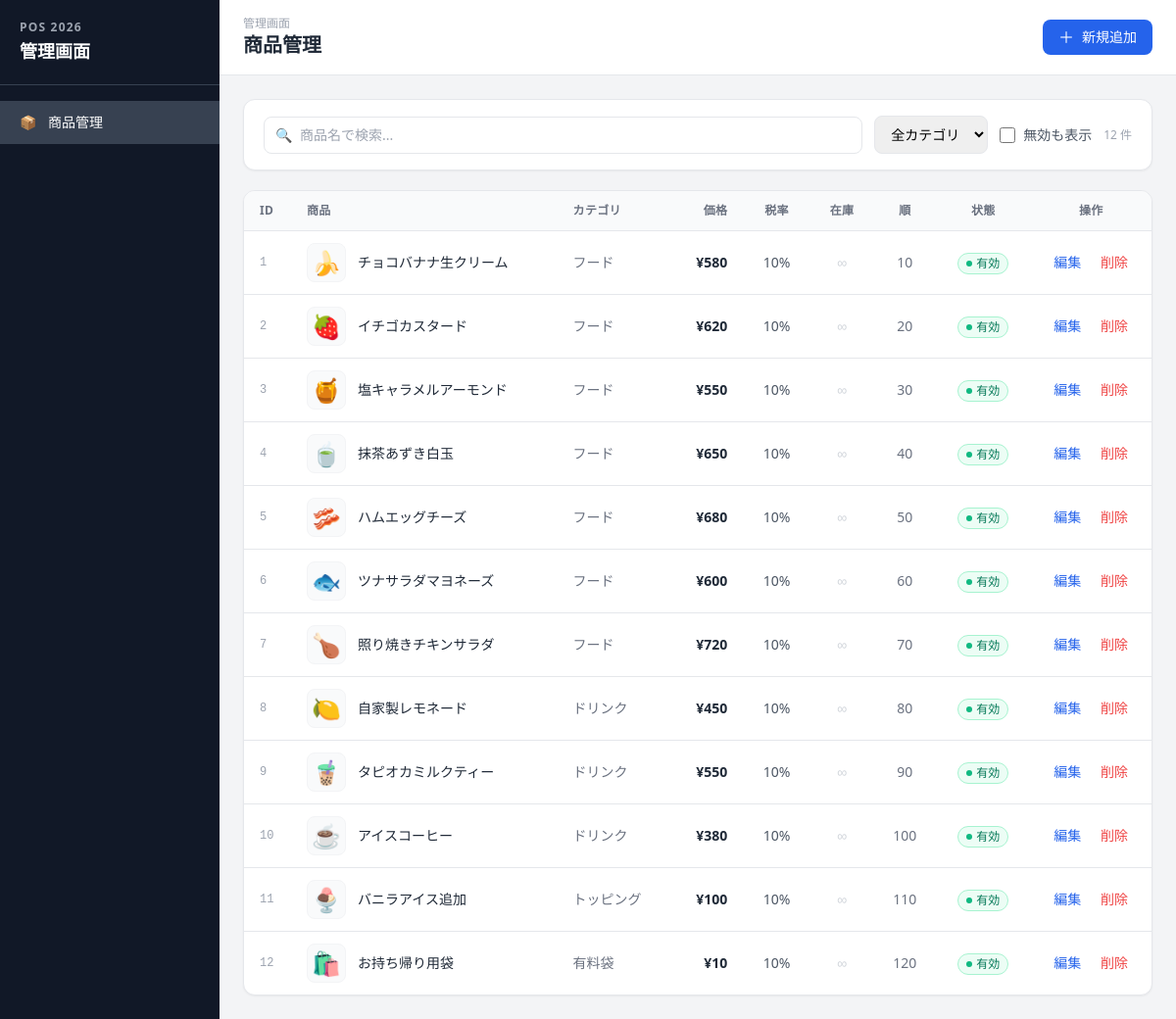
/admin/products.php, run on the app's committed database.
### tables this page shows
CREATE TABLE IF NOT EXISTS products (
    id BIGINT UNSIGNED NOT NULL AUTO_INCREMENT,
    category_id BIGINT UNSIGNED NULL,
    name VARCHAR(150) NOT NULL,
    price INT UNSIGNED NOT NULL,
    tax_rate DECIMAL(5,2) NOT NULL DEFAULT 10.00,
    tax_type VARCHAR(20) NOT NULL DEFAULT 'standard',
    icon VARCHAR(20) NULL,
    image_path VARCHAR(255) NULL,
    stock_quantity INT NULL,
    is_active TINYINT(1) NOT NULL DEFAULT 1,
    display_order INT NOT NULL DEFAULT 0,
    created_at DATETIME NOT NULL DEFAULT CURRENT_TIMESTAMP,
    updated_at DATETIME NOT NULL DEFAULT CURRENT_TIMESTAMP ON UPDATE CURRENT_TIMESTAMP,
    PRIMARY KEY (id),
    KEY idx_products_category (category_id),
    KEY idx_products_active_order (is_active, display_order),
    CONSTRAINT fk_products_category
        FOREIGN KEY (category_id) REFERENCES categories (id)
        ON UPDATE CASCADE
        ON DELETE SET NULL
);

CREATE TABLE IF NOT EXISTS categories (
    id BIGINT UNSIGNED NOT NULL AUTO_INCREMENT,
    name VARCHAR(100) NOT NULL,
    display_order INT NOT NULL DEFAULT 0,
    is_active TINYINT(1) NOT NULL DEFAULT 1,
    created_at DATETIME NOT NULL DEFAULT CURRENT_TIMESTAMP,
    updated_at DATETIME NOT NULL DEFAULT CURRENT_TIMESTAMP ON UPDATE CURRENT_TIMESTAMP,
    PRIMARY KEY (id),
    UNIQUE KEY uq_categories_name (name),
    KEY idx_categories_active_order (is_active, display_order)
);

### src/Repositories/ProductRepository.php (called while the page is built, shortened)
<?php
final class ProductRepository
{
    public function findAll(array $filters = []): array
    {
        $conditions = [];
        $params = [];
        $sql = $this->selectSql();
        $sql .= ' ORDER BY p.display_order ASC, p.id ASC';
        $stmt = $this->pdo->prepare($sql);
        $stmt->execute($params);
        return $stmt->fetchAll();
    }
    private function selectSql(): string
    {
        return 'SELECT
                    p.id,
                    p.category_id,
                    c.name AS category_name,
                    p.name,
                    p.price,
                    p.tax_rate,
                    p.tax_type,
                    p.icon,
                    p.image_path,
                    p.stock_quantity,
                    p.is_active,
                    p.display_order,
                    p.created_at,
                    p.updated_at
                FROM products p
                LEFT JOIN categories c ON c.id = p.category_id';
    }
}

### public/admin/products.php (the view, shortened to what this page needs)
<?php
$pdo = Database::pdo();
$productRepo = new ProductRepository($pdo);
$products   = $productRepo->findAll(['include_inactive' => true]);
function imgUrl(string|null $path): string|null
{
    if ($path === null || $path === '') {
        return null;
    }
    return '../' . htmlspecialchars($path, ENT_QUOTES);
}
?>
<!DOCTYPE html>
<html lang="ja">
<head>
    <script src="https://cdn.tailwindcss.com"></script>
</head>
<body class="bg-gray-100 min-h-screen">
<div class="flex h-screen overflow-hidden">
    <aside class="w-56 bg-gray-900 text-white flex-shrink-0 flex flex-col">
        <div class="px-5 py-5 border-b border-gray-700">
            <p class="text-xs font-semibold text-gray-400 uppercase tracking-widest">POS 2026</p>
            <p class="text-lg font-bold mt-0.5">管理画面</p>
        </div>
        <nav class="flex-1 py-4">
            <a href="products.php"
               class="flex items-center gap-3 px-5 py-3 bg-gray-700 text-white font-medium text-sm">
                <span>📦</span>商品管理
            </a>
        </nav>
    </aside>
    <div class="flex-1 flex flex-col overflow-hidden">
        <header class="bg-white border-b px-6 py-4 flex items-center justify-between flex-shrink-0">
            <div>
                <p class="text-xs text-gray-400">管理画面</p>
                <h1 class="text-xl font-bold text-gray-800">商品管理</h1>
            </div>
            <a href="?new=1"
               class="inline-flex items-center gap-2 bg-blue-600 hover:bg-blue-700 text-white text-sm font-medium px-4 py-2 rounded-lg transition-colors">
                <span class="text-base leading-none">＋</span>新規追加
            </a>
        </header>
        <main class="flex-1 overflow-auto p-6">
            <div class="bg-white rounded-xl shadow-sm border px-5 py-4 mb-5 flex flex-wrap items-center gap-3">
                <div class="relative flex-1 min-w-48">
                    <span class="absolute left-3 top-1/2 -translate-y-1/2 text-gray-400 text-sm">🔍</span>
                    <input type="text" id="searchInput" placeholder="商品名で検索..."
                           class="w-full pl-9 pr-3 py-2 border rounded-lg text-sm focus:outline-none focus:ring-2 focus:ring-blue-500"
                           oninput="applyFilter()">
                </div>
                <select id="categoryFilter" onchange="applyFilter()"
                        class="border rounded-lg px-3 py-2 text-sm focus:outline-none focus:ring-2 focus:ring-blue-500">
                    <option value="">全カテゴリ</option>
                </select>
                <label class="flex items-center gap-2 text-sm text-gray-600 cursor-pointer select-none">
                    <input type="checkbox" id="showInactive" onchange="applyFilter()" class="w-4 h-4 rounded accent-blue-600">
                    無効も表示
                </label>
                <span class="text-xs text-gray-400 ml-auto" id="countLabel"></span>
            </div>
            <div class="bg-white rounded-xl shadow-sm border overflow-hidden">
                <table class="w-full text-sm">
                    <thead>
                        <tr class="bg-gray-50 border-b text-xs font-semibold text-gray-500 uppercase tracking-wide">
                            <th class="text-left px-4 py-3 w-12">ID</th>
                            <th class="text-left px-4 py-3">商品</th>
                            <th class="text-left px-4 py-3">カテゴリ</th>
                            <th class="text-right px-4 py-3">価格</th>
                            <th class="text-center px-4 py-3">税率</th>
                            <th class="text-center px-4 py-3">在庫</th>
                            <th class="text-center px-4 py-3 w-16">順</th>
                            <th class="text-center px-4 py-3">状態</th>
                            <th class="text-center px-4 py-3 w-28">操作</th>
                        </tr>
                    </thead>
                    <tbody id="productTable">
                    <?php foreach ($products as $p): ?>
                    <?php $thumb = imgUrl($p['image_path'] ?? null); ?>
                    <tr class="product-row border-b last:border-0 hover:bg-gray-50 transition-colors"
                        data-name="<?= htmlspecialchars(mb_strtolower($p['name']), ENT_QUOTES) ?>"
                        data-category="<?= $p['category_id'] ?? '' ?>"
                        data-active="<?= $p['is_active'] ?>">
                        <td class="px-4 py-3 text-gray-400 font-mono text-xs"><?= $p['id'] ?></td>
                        <td class="px-4 py-3">
                            <div class="flex items-center gap-3">
                                <?php if ($thumb !== null): ?>
                                <img src="<?= $thumb ?>" alt=""
                                     class="w-10 h-10 rounded-lg object-cover border border-gray-100 flex-shrink-0">
                                <?php else: ?>
                                <span class="w-10 h-10 flex items-center justify-center text-2xl leading-none flex-shrink-0 bg-gray-50 rounded-lg border border-gray-100">
                                    <?= htmlspecialchars($p['icon'] ?? '', ENT_QUOTES) ?>
                                </span>
                                <?php endif; ?>
                                <div>
                                    <p class="font-medium <?= $p['is_active'] ? 'text-gray-800' : 'text-gray-400 line-through' ?>">
                                        <?= htmlspecialchars($p['name'], ENT_QUOTES) ?>
                                    </p>
                                </div>
                            </div>
                        </td>
                        <td class="px-4 py-3 text-gray-500">
                            <?= htmlspecialchars($p['category_name'] ?? '－', ENT_QUOTES) ?>
                        </td>
                        <td class="px-4 py-3 text-right font-semibold text-gray-800">
                            ¥<?= number_format($p['price']) ?>
                        </td>
                        <td class="px-4 py-3 text-center text-gray-600">
                            <?= number_format((float)$p['tax_rate'], 0) ?>%
                        </td>
                        <td class="px-4 py-3 text-center text-gray-600">
                            <?= $p['stock_quantity'] !== null
                                ? number_format((int)$p['stock_quantity'])
                                : '<span class="text-gray-300">∞</span>' ?>
                        </td>
                        <td class="px-4 py-3 text-center text-gray-500"><?= $p['display_order'] ?></td>
                        <td class="px-4 py-3 text-center">
                            <?php if ($p['is_active']): ?>
                            <span class="inline-flex items-center gap-1 bg-emerald-50 text-emerald-700 border border-emerald-200 text-xs px-2 py-0.5 rounded-full font-medium">
                                <span class="w-1.5 h-1.5 rounded-full bg-emerald-500"></span>有効
                            </span>
                            <?php else: ?>
                            <span class="inline-flex items-center gap-1 bg-gray-100 text-gray-500 border border-gray-200 text-xs px-2 py-0.5 rounded-full font-medium">
                                <span class="w-1.5 h-1.5 rounded-full bg-gray-400"></span>無効
                            </span>
                            <?php endif; ?>
                        </td>
                        <td class="px-4 py-3 text-center whitespace-nowrap">
                            <a href="?edit=<?= $p['id'] ?>"
                               class="inline-block text-blue-600 hover:text-blue-800 font-medium px-2 py-1 rounded hover:bg-blue-50 transition-colors">
                               編集
                            </a>
                            <button onclick="confirmDelete(<?= $p['id'] ?>, '<?= htmlspecialchars($p['name'], ENT_QUOTES) ?>')"
                                    class="text-red-500 hover:text-red-700 font-medium px-2 py-1 rounded hover:bg-red-50 transition-colors">
                                削除
                            </button>
                        </td>
                    </tr>
                    <?php endforeach; ?>
                    </tbody>
                </table>
            </div>
        </main>
    </div>
</div>
</body>
</html>

### data on the page
products: id "1", icon "🍌", name "チョコバナナ生クリーム", category.name "フード", price "580", tax_rate "10", display_order "10", is_active 1 (drawn)
products: id "2", icon "🍓", name "イチゴカスタード", category.name "フード", price "620", tax_rate "10", display_order "20", is_active 1 (drawn)
products: id "3", icon "🍯", name "塩キャラメルアーモンド", category.name "フード", price "550", tax_rate "10", display_order "30", is_active 1 (drawn)
products: id "4", icon "🍵", name "抹茶あずき白玉", category.name "フード", price "650", tax_rate "10", display_order "40", is_active 1 (drawn)
products: id "5", icon "🥓", name "ハムエッグチーズ", category.name "フード", price "680", tax_rate "10", display_order "50", is_active 1 (drawn)
products: id "6", icon "🐟", name "ツナサラダマヨネーズ", category.name "フード", price "600", tax_rate "10", display_order "60", is_active 1 (drawn)
products: id "7", icon "🍗", name "照り焼きチキンサラダ", category.name "フード", price "720", tax_rate "10", display_order "70", is_active 1 (drawn)
products: id "8", icon "🍋", name "自家製レモネード", category.name "ドリンク", price "450", tax_rate "10", display_order "80", is_active 1 (drawn)
products: id "9", icon "🧋", name "タピオカミルクティー", category.name "ドリンク", price "550", tax_rate "10", display_order "90", is_active 1 (drawn)
products: id "10", icon "☕", name "アイスコーヒー", category.name "ドリンク", price "380", tax_rate "10", display_order "100", is_active 1 (drawn)
products: id "11", icon "🍨", name "バニラアイス追加", category.name "トッピング", price "100", tax_rate "10", display_order "110", is_active 1 (drawn)
products: id "12", icon "🛍️", name "お持ち帰り用袋", category.name "有料袋", price "10", tax_rate "10", display_order "120", is_active 1 (drawn)
